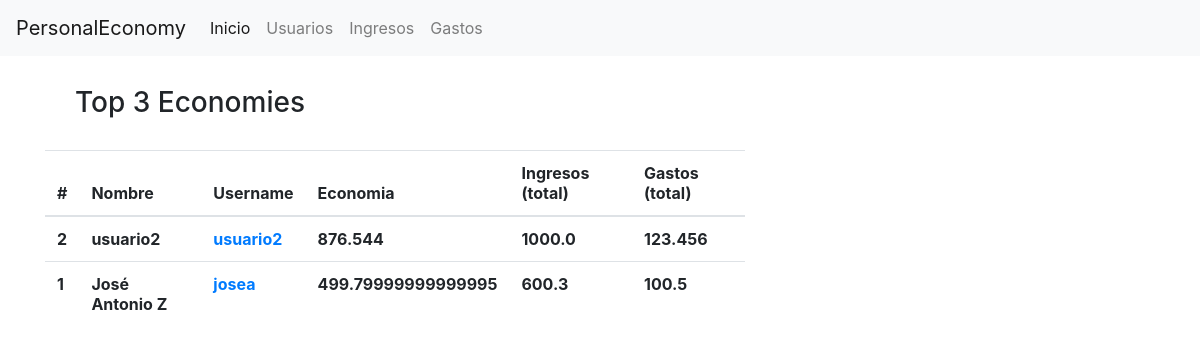
Page /app/ on the earlier database version.
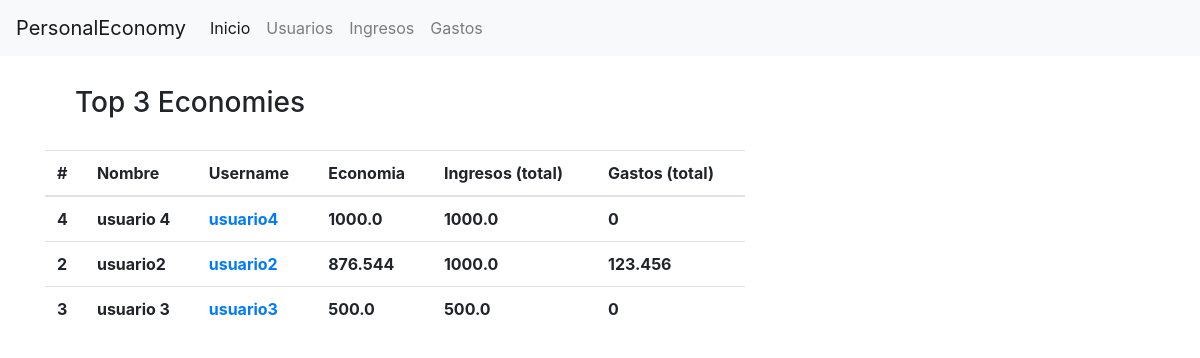
Same page on the later database version.
### appPE/models.py (models this page shows)
class Usuario(models.Model):
    nombre = models.CharField(max_length=60)
    username = models.CharField(max_length=60, unique=True)
    password = models.CharField(max_length=60)
    created_at = models.DateTimeField(auto_now_add=True, null=True, blank=True)
    updated_at = models.DateTimeField(auto_now=True, null=True, blank=True)
    def economia(self):
        ingresos = Ingreso.objects.filter(usuario=self)
        gastos = Gasto.objects.filter(usuario=self)
        suma_i = suma_g = 0
        for ingreso in ingresos:
            suma_i += ingreso.total
        for gasto in gastos:
            suma_g += gasto.total
        return suma_i - suma_g
    def totalGastos(self):
        gastos = Gasto.objects.filter(usuario=self)
        suma = 0
        for gasto in gastos:
            suma += gasto.total
        return suma
    def totalIngresos(self):
        ingresos = Ingreso.objects.filter(usuario=self)
        suma = 0
        for i in ingresos:
            suma += i.total
        return suma

class Ingreso(models.Model):
    usuario = models.ForeignKey(Usuario, on_delete=models.CASCADE, default=None, blank=True)
    total = models.FloatField()
    descripcion = models.CharField(max_length=160)
    fecha_hora = models.DateTimeField(auto_now_add=True, null=True, blank=True)
    updated_at = models.DateTimeField(auto_now=True, null=True, blank=True)

class Gasto(models.Model):
    usuario = models.ForeignKey(Usuario, on_delete=models.CASCADE, default=None, blank=True)
    total = models.FloatField()
    descripcion = models.CharField(max_length=160)
    fecha_hora = models.DateTimeField(auto_now_add=True, null=True, blank=True)
    updated_at = models.DateTimeField(auto_now=True, null=True, blank=True)

### appPE/views.py (the view)
# urls.py: path('', views.index, name="index"),
def index(request):
    top3_usrs = sorted(Usuario.objects.all(), key=lambda a : a.economia())[::-1]
    top3_usrs = top3_usrs[:3]
    return render(request, 'index.html', {'usuarios': top3_usrs})

### appPE/templates/index.html (shortened to what this page needs)
{% extends 'base.html' %} {% block inicio_current %} active {%endblock%}
{% block content %}
<div class="container">
    <h3 style="margin: 30px">Top 3 Economies</h2>
</div>
<div class="container">
    <div class="" style="width:700px">
        <table class="table">
            <thead>
                <tr>
                    <th scope="col">#</th>
                    <th scope="col">Nombre</th>
                    <th scope="col">Username</th>
                    <th scope="col">Economia</th>
                    <th scope="col">Ingresos (total)</th>
                    <th scope="col">Gastos (total)</th>
                </tr>
            </thead>
            <tbody>
                {% for u in usuarios %}
                    <tr>
                        <th>{{u.pk}}</th>
                        <th>{{u.nombre}}</th>
                        <th><a href="/app/usuario/{{u.username}}">{{u.username}}</a></th>
                        <th>{{u.economia}}</th>
                        <th>{{u.totalIngresos}}</th>
                        <th>{{u.totalGastos}}</th>
                    </tr>
                {% endfor %}
            </tbody>
        </table>
    </div>
</div>
{% endblock %}

Differences in the rows shown:
no longer on this page (row unchanged): Usuario: pk "1", nombre "José Antonio Z", username "josea", economia "499.79999999999995", totalIngresos "600.3", totalGastos "100.5"
added Usuario: pk "4", nombre "usuario 4", username "usuario4", economia "1000.0", totalIngresos "1000.0", totalGastos "0"
added Usuario: pk "3", nombre "usuario 3", username "usuario3", economia "500.0", totalIngresos "500.0", totalGastos "0"
